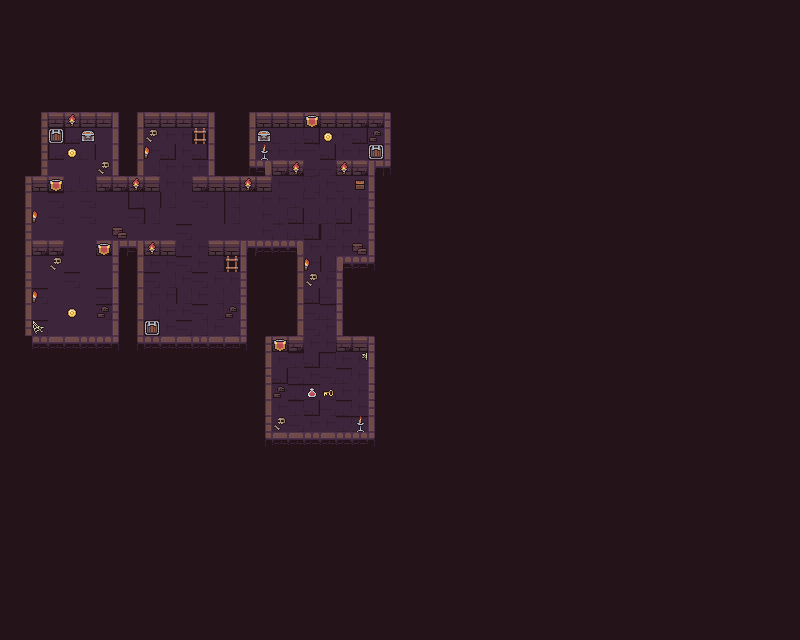

A level layout from a 2D game, rendered from its tile map. Below: a short description, then the map file with tile-grid data replaced by summaries:
An orthogonal 50x40 tile map with 16x16 px tiles, 2 tile layers (Base, Misc) and 10 objects.

<map version="1.10" tiledversion="1.11.2" orientation="orthogonal" renderorder="right-down" width="50" height="40" tilewidth="16" tileheight="16" infinite="0" nextlayerid="8" nextobjectid="32">
 <tileset firstgid="1" source="tileset.tsx" />
 <layer id="1" name="Base" width="50" height="40">
  <data>[2000 cells, 2000 non-empty, 39 distinct tile ids]</data>
 </layer>
 <layer id="3" name="Misc" width="50" height="40">
  <data>[2000 cells, 46 non-empty, 19 distinct tile ids]</data>
 </layer>
 <objectgroup id="7" name="Book">
  <object id="31" x="355.887" y="180.785" width="8.87942" height="8.87942">
   <properties>
    <property name="value" value="book" />
   </properties>
  </object>
 </objectgroup>
 <objectgroup id="5" name="TIA">
  <object id="28" x="66.8731" y="147.368" width="9.90712" height="10.2167">
   <properties>
    <property name="value" type="int" value="2" />
   </properties>
  </object>
  <object id="29" x="323.529" y="132.508" width="8.97833" height="8.97833">
   <properties>
    <property name="value" type="int" value="3" />
   </properties>
  </object>
  <object id="30" x="66.2539" y="308.05" width="11.1455" height="10.5263">
   <properties>
    <property name="value" type="int" value="1" />
   </properties>
  </object>
 </objectgroup>
 <objectgroup id="4" name="Doors">
  <object id="11" x="176.78" y="240.557" width="31.2693" height="14.8607">
   <properties>
    <property name="doorId" type="int" value="1" />
    <property name="questionId" type="int" value="1" />
   </properties>
  </object>
  <object id="21" x="304.644" y="160.681" width="30.9598" height="14.8607">
   <properties>
    <property name="doorId" type="int" value="5" />
    <property name="questionId" type="int" value="5" />
   </properties>
  </object>
  <object id="22" x="160.062" y="176.78" width="32.1981" height="14.2415">
   <properties>
    <property name="doorId" type="int" value="4" />
    <property name="questionId" type="int" value="4" />
   </properties>
  </object>
  <object id="23" x="64.7059" y="240.248" width="31.8885" height="15.4799">
   <properties>
    <property name="doorId" type="int" value="2" />
    <property name="questionId" type="int" value="2" />
   </properties>
  </object>
  <object id="25" x="304.644" y="336.533" width="31.8885" height="14.8607">
   <properties>
    <property name="doorId" type="int" value="6" />
    <property name="questionId" type="int" value="6" />
   </properties>
  </object>
  <object id="26" x="64.7059" y="176.78" width="30.9598" height="14.8607">
   <properties>
    <property name="doorId" type="int" value="3" />
    <property name="questionId" type="int" value="3" />
   </properties>
  </object>
 </objectgroup>
</map>
